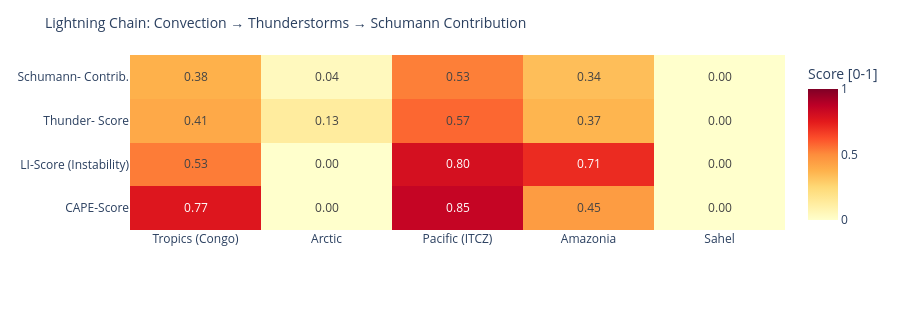

Notebook source saved alongside this figure:
### Code cell
# ============================================================
# LIGHTNING CHAIN: Convection → Thunderstorms → Schumann
# Shows the causal chain per measurement point as heatmap
# ============================================================

def cape_score(v):
    """CAPE → normalized score [0,1]"""
    if v is None or pd.isna(v): return 0.0
    return min(1.0, float(v) / 3000)

def li_score(v):
    """Lifted Index: negative = unstable → score [0,1]"""
    if v is None or pd.isna(v): return 0.3
    return min(1.0, max(0.0, (-float(v) + 6) / 12))

def cloud_score(v):
    if v is None or pd.isna(v): return 0.3
    return float(v) / 100

def thunder_score(row):
    """Kombinierter Gewitterwahrscheinlichkeits-Score
    CAPE + LI + Bedeckung + WMO-Gewitter + konvektiver Niederschlag (showers)
    Hinweis: X-Ray und Kp sind kein Bestandteil – nur geomagn./solarer Kontext.
    """
    cs = cape_score(row.get('cape'))
    ls = li_score(row.get('li'))
    cl = cloud_score(row.get('cloud'))
    t  = 1.0 if row.get('thunderstorm') else 0.0
    # Convective precipitation (showers) as additional indicator
    sh = min(1.0, (row.get('showers') or 0) / 5.0)
    return round(cs * 0.30 + ls * 0.25 + cl * 0.15 + t * 0.20 + sh * 0.10, 3)

def schumann_contribution(t_score, lat):
    """Schumann contribution: higher in tropics (±30°), scaled by thunderstorm score"""
    lat_weight = max(0.3, 1.0 - abs(lat) / 60)
    return round(t_score * lat_weight, 3)

df_atm['cape_score']   = df_atm.apply(lambda r: cape_score(r['cape']), axis=1)
df_atm['li_score']     = df_atm.apply(lambda r: li_score(r['li']),    axis=1)
df_atm['thunder_score']= df_atm.apply(lambda r: thunder_score(r.to_dict()), axis=1)
df_atm['schumann_contribution'] = df_atm.apply(
    lambda r: schumann_contribution(r['thunder_score'], r['lat']), axis=1)

metrics = ['cape_score', 'li_score', 'thunder_score', 'schumann_contribution']
labels  = ['CAPE-Score', 'LI-Score\n(Instability)', 'Thunder-\nScore', 'Schumann-\nContrib.']
z_data  = [df_atm[m].tolist() for m in metrics]

fig = go.Figure(go.Heatmap(
    z=z_data,
    x=df_atm['point'].tolist(),
    y=labels,
    colorscale='YlOrRd',
    zmin=0, zmax=1,
    text=[[f'{v:.2f}' for v in row] for row in z_data],
    texttemplate='%{text}', textfont=dict(size=12),
    colorbar=dict(title='Score [0-1]')
))
fig.update_layout(
    title=dict(text='Lightning Chain: Convection → Thunderstorms → Schumann Contribution', font=dict(size=14)),
    height=310,
    plot_bgcolor='rgba(0,0,0,0)', paper_bgcolor='rgba(0,0,0,0)',
    margin=dict(l=130, r=80, t=55, b=80)
)
fig.show()

### Figure 1 — Plotly figure (JSON) as saved in the notebook; plotly's stock layout.template omitted (floating-point values rounded to 4 significant figures)
{"data": [{"colorbar": {"title": {"text": "Score [0-1]"}}, "colorscale": [[0.0, "rgb(255,255,204)"], [0.125, "rgb(255,237,160)"], [0.25, "rgb(254,217,118)"], [0.375, "rgb(254,178,76)"], [0.5, "rgb(253,141,60)"], [0.625, "rgb(252,78,42)"], [0.75, "rgb(227,26,28)"], [0.875, "rgb(189,0,38)"], [1.0, "rgb(128,0,38)"]], "text": [["0.77", "0.00", "0.85", "0.45", "0.00"], ["0.53", "0.00", "0.80", "0.71", "0.00"], ["0.41", "0.13", "0.57", "0.37", "0.00"], ["0.38", "0.04", "0.53", "0.34", "0.00"]], "textfont": {"size": 12}, "texttemplate": "%{text}", "type": "heatmap", "x": ["Tropics (Congo)", "Arctic", "Pacific (ITCZ)", "Amazonia", "Sahel"], "y": ["CAPE-Score", "LI-Score\n(Instability)", "Thunder-\nScore", "Schumann-\nContrib."], "z": [[0.77, 0.0, 0.85, 0.45, 0.0], [0.5333, 0.0, 0.8, 0.7083, 0.0], [0.406, 0.132, 0.575, 0.366, 0.0], [0.379, 0.04, 0.527, 0.335, 0.0]], "zmax": 1, "zmin": 0}], "layout": {"height": 310, "margin": {"b": 80, "l": 130, "r": 80, "t": 55}, "paper_bgcolor": "rgba(0,0,0,0)", "plot_bgcolor": "rgba(0,0,0,0)", "title": {"font": {"size": 14}, "text": "Lightning Chain: Convection → Thunderstorms → Schumann Contribution"}}}
